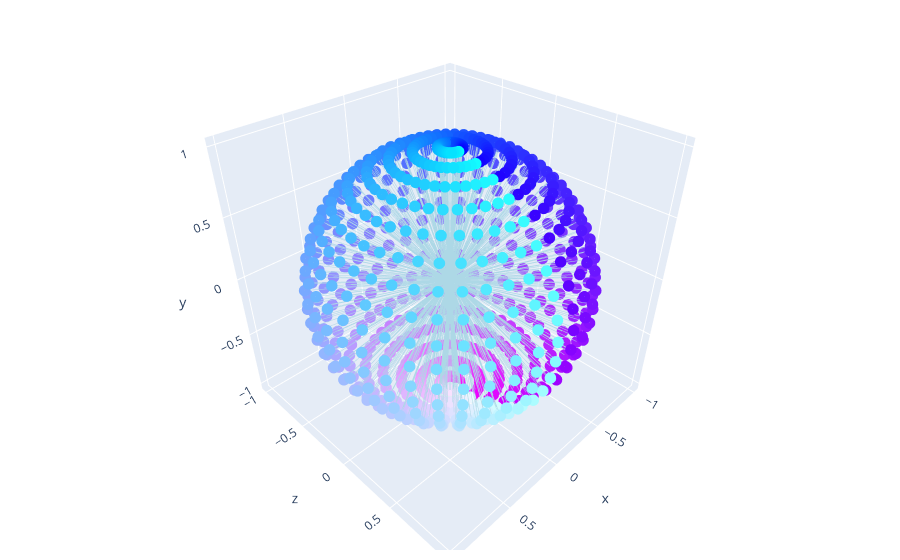

Notebook code cell kept with this figure:
### Markdown cell above
## Equirectangular/Spherical Camera Model

Rays are produced at all angles around the camera.

### Code cell
# COLLAPSED
from nerfstudio.cameras.cameras import Cameras, CameraType
from nerfstudio.utils import plotly_utils as vis

cx = 20.0  # = width/2
cy = 10.0  # = height/2
fx = 20.0  # = height = width/2
fy = 20.0  # = height = width/2

c2w = torch.eye(4)[None, :3, :]

camera = Cameras(fx=fx, fy=fy, cx=cx, cy=cy, camera_to_worlds=c2w, camera_type=CameraType.EQUIRECTANGULAR)
fig = vis.vis_camera_rays(camera)
fig.show()

### Figure 1 — Plotly figure (JSON) as saved in the notebook; plotly's stock layout.template omitted (floating-point values rounded to 4 significant figures; data arrays with more than 128 entries replaced by an {"elided": "..."} marker saying what was removed)
{"data": [{"line": {"color": "lightblue", "width": 1}, "marker": {"color": {"elided": "1600x3 float values"}, "size": 4}, "type": "scatter3d", "x": {"elided": "1600 float values"}, "y": {"elided": "1600 float values"}, "z": {"elided": "1600 float values"}}], "layout": {"hovermode": false, "margin": {"b": 10, "l": 0, "r": 0, "t": 10}, "scene": {"xaxis": {"showspikes": false, "title": {"text": "x"}}, "yaxis": {"showspikes": false, "title": {"text": "z"}}, "zaxis": {"showspikes": false, "title": {"text": "y"}}}}}
